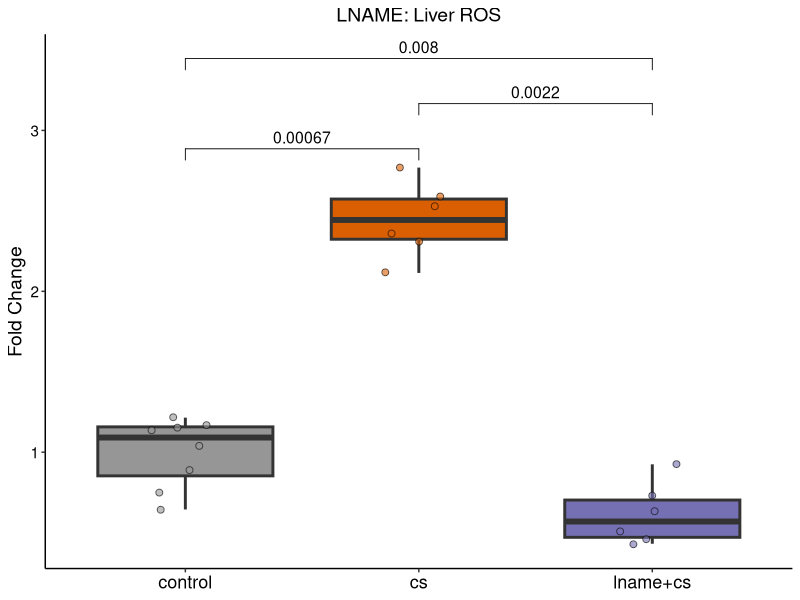
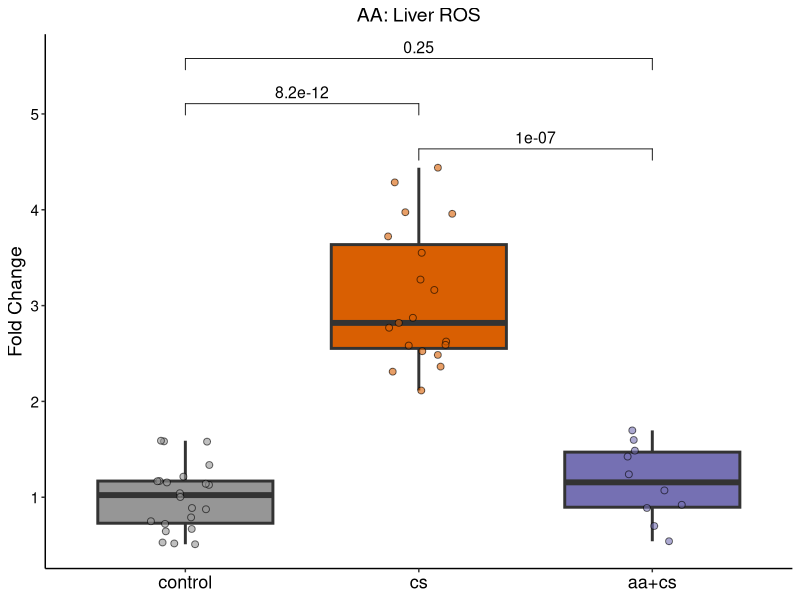
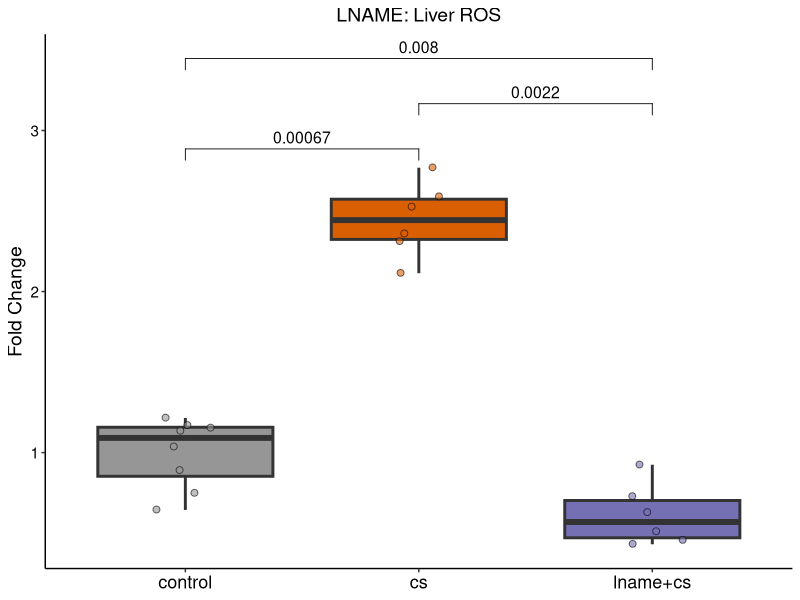
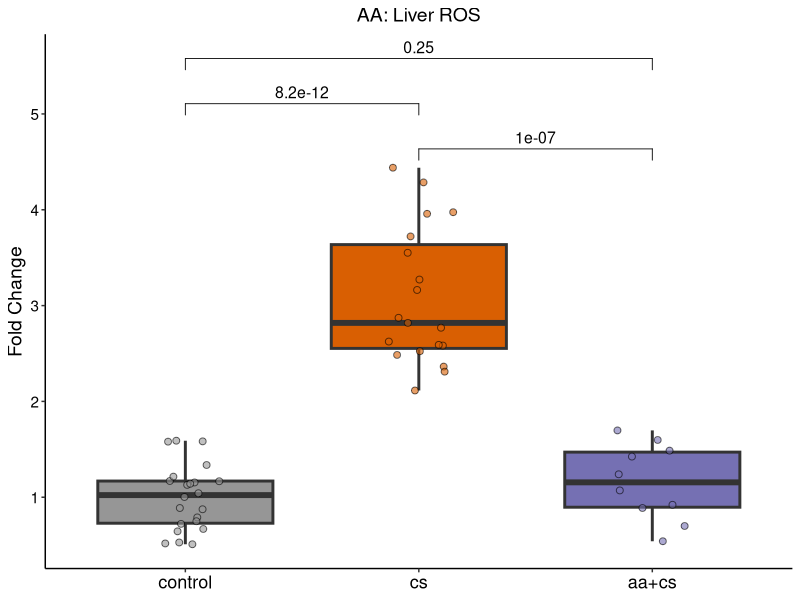

These charts were generated, in order, by the following R code:
####################
# Vascular resilience
# Liver ROS quantification: mouse
###################

# In this script, we produce box plots for ROS quantification of AA and L-NAME treated mice, and compare groups using the wilcoxon test.

# Setup -------------------------------------------------------------------
setwd(dirname(rstudioapi::getActiveDocumentContext()$path))

# load packages
library(plyr)
library(tidyverse)
library(ggpubr)
library(RColorBrewer)

# load data
ros <- read.csv("../../Rdata/Mouse/ms_ros.csv")

# set output
output.dir <- "../../Figures/mouse/boxplots/"


# Set plotting aesthetics -------------------------------------------------

box.theme <- theme(panel.grid = element_blank(),
                   axis.text = element_text(size = 11, colour = "black"),
                   strip.text = element_text(size = 14),
                   axis.title = element_text(size = 14),
                   axis.title.x = element_blank(),
                   legend.position = "none",
                   axis.text.x = element_text(size = 13),
                   plot.title = element_text(size = 14, hjust = 0.5))

# colours
cols <- brewer.pal(n = 4, "Dark2")[2:4]
cols <- c("#969696", cols)

# LNAME vs CS vs Control --------------------------------------------------

# for this comparison, we use the 2nd batch, and select lname_cs, cs, and control variable.

# subset data
ln <- filter(ros, treatment %in% c("lname_cs", "cs", "control"), batch == 2)

# prepare variables
ln$treatment <- gsub("lname_cs", "lname+cs", ln$treatment)

# prepare comparisons

ln_comparisons <-  list(c("control", "cs"),
                        c("cs", "lname+cs"),
                        c("control", "lname+cs"))

# set factor levels
ln$treatment <- factor(ln$treatment, levels = c("control", "cs", "lname+cs"))

# plot

ggplot(ln, aes(treatment, fold_change, fill = treatment)) +
  geom_boxplot(outlier.shape = NA, size = 1) +
  geom_point(position = position_jitter(0.15), shape = 21, size = 2, alpha = 0.6) +
  stat_compare_means(method = "wilcox.test", label = "p.format", comparisons = ln_comparisons, size = 4) +
  scale_fill_manual(values = cols) +
  ggtitle("LNAME: Liver ROS") +
  theme_classic() + 
  box.theme +
  ylab("Fold Change")

# save plot
ggsave(paste0(output.dir, "mouse_ROS_lname_cs_control.pdf"),
       device = "pdf",
       dpi = 300,
       width = 3, height = 3.5)



# AA vs CS cs Control -----------------------------------------------------

# For this analysis, we use data across all batches, but select only aa, cs, and control treatments

aa <- filter(ros, treatment %in% c("aa_cs", "control", "cs"))
table(aa$treatment)

# set variable names
aa$treatment <- gsub("aa_cs", "aa+cs", aa$treatment)

# set comparisons

aa_comparisons = list(c("aa+cs", "cs"),
                      c("control", "cs"),
                      c("aa+cs", "control"))

# set factor levels
aa$treatment <- factor(aa$treatment, levels = c("control", "cs", "aa+cs"))

# plot
ggplot(aa, aes(treatment, fold_change, fill = treatment)) +
  geom_boxplot(outlier.shape = NA, size = 1) +
  geom_point(position = position_jitter(0.15), shape = 21, size = 2, alpha = 0.6) +
  stat_compare_means(method = "wilcox.test", label = "p.format", comparisons = aa_comparisons, size = 4) +
  scale_fill_manual(values = cols) +
  ggtitle("AA: Liver ROS") +
  theme_classic() + 
  box.theme +
  ylab("Fold Change")

# save plot
ggsave(paste0(output.dir, "mouse_ROS_aa_cs_control.pdf"),
       device = "pdf",
       dpi = 300,
       width = 3, height = 3.5)
# END ####
